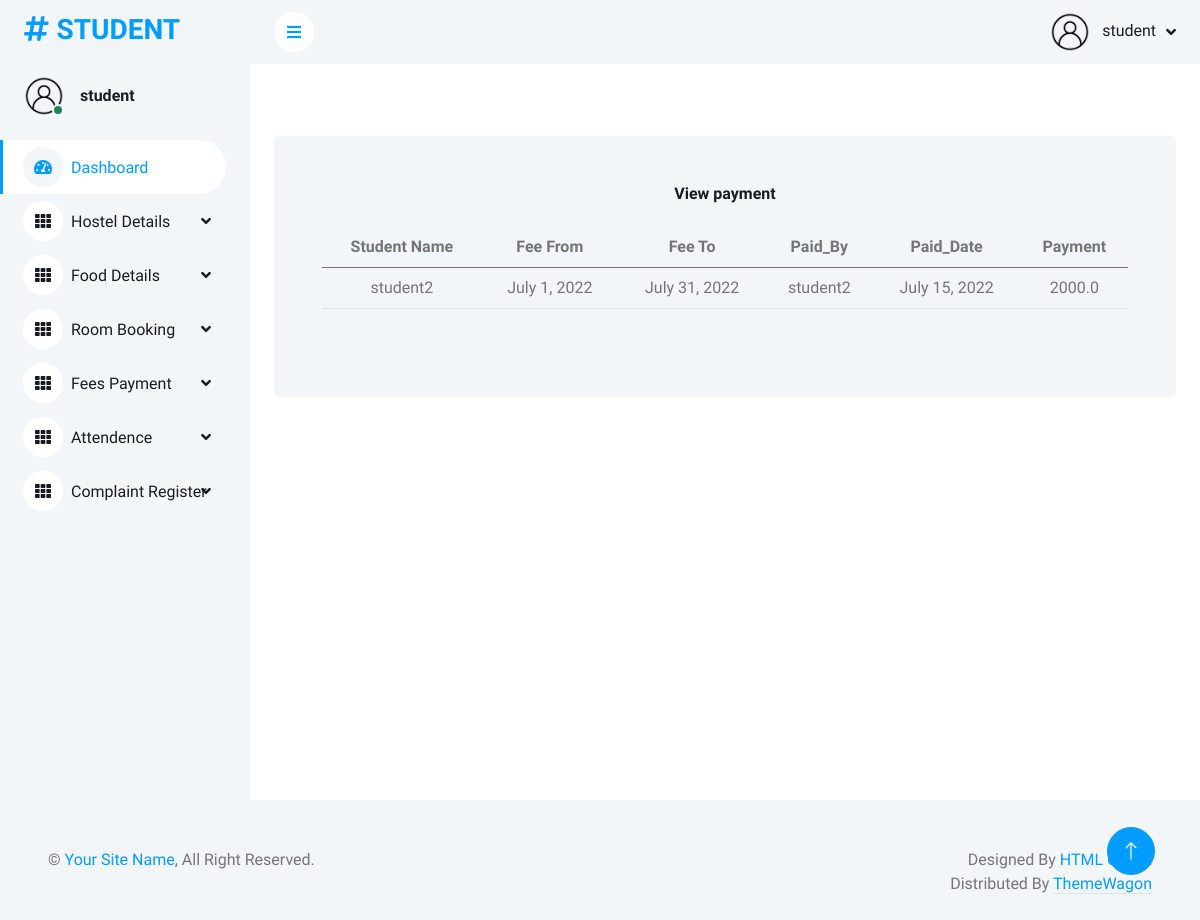
The app's page /view_payments (signed in) with its own data.
### app/models.py (models this page shows)
class Login(AbstractUser):
    is_parent = models.BooleanField(default=False)
    is_student = models.BooleanField(default=False)

class Fees(models.Model):
    student = models.ForeignKey(Student, on_delete=models.CASCADE)
    from_date = models.DateField(null=True)
    to_date = models.DateField(null=True)
    room_rent = models.FloatField(default=0)
    mess_bill = models.FloatField(default=0)
    amount = models.FloatField(default=0)
    status = models.BooleanField(default=False)
    paid_by = models.CharField(max_length=100)
    paid_date = models.DateField(null=True)
    payment = models.CharField(max_length=100)
    def get_total(self):
        return self.room_rent + self.mess_bill

class Student(models.Model):
    user = models.OneToOneField(Login, on_delete=models.CASCADE, primary_key=True, related_name='student')
    name = models.CharField(max_length=50)
    address = models.TextField()
    contact_no = models.IntegerField()
    email = models.EmailField()
    approval_status = models.BooleanField(default=0)
    image = models.ImageField(upload_to='profile', null=True)
    seen = models.BooleanField(default=False)
    def __str__(self):
        return self.name

### app/studentviews.py (the view)
@login_required(login_url='login')
def view_payment(request):
    u = Student.objects.get(user=request.user)
    data = Fees.objects.filter(student=u,status=1)
    return render(request, 'student_temp/payment_details.html', {'data': data})

### templates/student_temp/payment_details.html
<!DOCTYPE html>
{% extends 'student_temp/student_home.html' %}
{% block content %}
{% load static %}
<div class="col-12">
    <div class="bg-light rounded h-100 p-4">
        <h6 class="mb-4">View payment</h6>
        <div class="table-responsive">
            <table class="table">
                <thead>
                <tr>
                    <th scope="col">Student Name</th>
                    <th scope="col">Fee From</th>
                    <th scope="col">Fee To</th>
                    <th scope="col">Paid_By</th>
                    <th scope="col">Paid_Date</th>
                    <th scope="col">Payment</th>
                </tr>
                </thead>
                <tbody>
                {% for i in data %}
                <tr>
                    <td>{{i.student}}</td>
                    <td>{{i.from_date}}</td>
                    <td>{{i.to_date}}</td>
                    <td>{{i.paid_by}}</td>
                    <td>{{i.paid_date}}</td>
                    <td>{{i.payment}}</td>
                </tr>
                </tbody>
                {% endfor %}
            </table>
        </div>
{% endblock %}

### templates/student_temp/student_home.html (shortened to what this page needs)
<!DOCTYPE html>
{% load static %}
<html lang="en">
<head>
    <link href="https://cdnjs.cloudflare.com/ajax/libs/font-awesome/5.10.0/css/all.min.css" rel="stylesheet">
    <link href="https://cdn.jsdelivr.net/npm/bootstrap-icons@1.4.1/font/bootstrap-icons.css" rel="stylesheet">
    <link href="{% static 'assets1/lib/owlcarousel/assets/owl.carousel.min.css' %}" rel="stylesheet">
    <link href="{% static 'assets1/lib/tempusdominus/css/tempusdominus-bootstrap-4.min.css' %}" rel="stylesheet" />
    <link href="{% static 'assets1/css/bootstrap.min.css' %}" rel="stylesheet">
    <link href="{% static 'assets1/css/style.css' %}" rel="stylesheet">
</head>
<body>
    <div class="container-xxl position-relative bg-white d-flex p-0">
        <div class="sidebar pe-4 pb-3">
            <nav class="navbar bg-light navbar-light">
                <a href="{% url 'student_home' %}" class="navbar-brand mx-4 mb-3">
                    <h3 class="text-primary"><i class="fa fa-hashtag me-2"></i>STUDENT</h3>
                </a>
                <div class="d-flex align-items-center ms-4 mb-4">
                    <div class="position-relative">
                        <img class="rounded-circle" src="{% static 'assets1/img/profile.jpg' %}" alt="" style="width: 40px; height: 40px;">
                        <div class="bg-success rounded-circle border border-2 border-white position-absolute end-0 bottom-0 p-1"></div>
                    </div>
                    <div class="ms-3">
                        <h6 class="mb-0">{{request.user}}</h6>
                    </div>
                </div>
                <div class="navbar-nav w-100">
                    <a href="{% url 'dashboard2' %}" class="nav-item nav-link active"><i class="fa fa-tachometer-alt me-2"></i>Dashboard</a>
                    <div class="nav-item dropdown">
                        <a href="#" class="nav-link dropdown-toggle" data-bs-toggle="dropdown"><i class="fa fa-th me-2">
                        </i>Hostel Details</a>
                    </div>
                    <div class="nav-item dropdown">
                        <a href="#" class="nav-link dropdown-toggle" data-bs-toggle="dropdown"><i class="fa fa-th me-2">
                        </i>Food Details</a>
                    </div>
                    <div class="nav-item dropdown">
                        <a href="#" class="nav-link dropdown-toggle" data-bs-toggle="dropdown"><i class="fa fa-th me-2">
                        </i>Room Booking</a>
                    </div>
                    <div class="nav-item dropdown">
                        <a href="#" class="nav-link dropdown-toggle" data-bs-toggle="dropdown"><i class="fa fa-th me-2">
                        </i>Fees Payment</a>
                    </div>
                    <div class="nav-item dropdown">
                        <a href="#" class="nav-link dropdown-toggle" data-bs-toggle="dropdown"><i class="fa fa-th me-2">
                        </i>Attendence</a>
                    </div>
                    <div class="nav-item dropdown">
                        <a href="#" class="nav-link dropdown-toggle" data-bs-toggle="dropdown"><i class="fa fa-th me-2">
                        </i>Complaint Register</a>
                </div>
                </div>
            </nav>
        </div>
        <div class="content">
            <nav class="navbar navbar-expand bg-light navbar-light sticky-top px-4 py-0">
                <a href="#" class="sidebar-toggler flex-shrink-0">
                    <i class="fa fa-bars"></i>
                </a>
                <div class="navbar-nav align-items-center ms-auto">
                    <div class="nav-item dropdown">
                        <a href="#" class="nav-link dropdown-toggle" data-bs-toggle="dropdown">
                            <img class="rounded-circle me-lg-2" src="{% static 'assets1/img/profile.jpg' %}" alt="" style="width: 40px; height: 40px;">
                            <span class="d-none d-lg-inline-flex">{{request.user}}</span>
                        </a>
                    </div>
                </div>
            </nav>
            <div class="container-fluid pt-4 px-4">
                <div class="row g-4">
                </div>
            </div>
            <div class="container-fluid pt-4 px-4">
                <div class="row g-4">
                </div>
            </div>
            <div class="container-fluid pt-4 px-4">
                <div class="bg-light text-center rounded p-4">
                    {% block content %}{% endblock %}
                </div>
            </div>
            <div class="container-fluid pt-4 px-4">
                    </div>
                            </div>
                        </div>
                    </div>
                </div>
            <footer>
            <div class="container-fluid pt-4 px-4">
                <div class="bg-light rounded-top p-4">
                    <div class="row">
                        <div class="col-12 col-sm-6 text-center text-sm-start">
                            &copy; <a href="#">Your Site Name</a>, All Right Reserved.
                        </div>
                        <div class="col-12 col-sm-6 text-center text-sm-end">
                            Designed By <a href="https://htmlcodex.com">HTML Codex</a>
                        Distributed By <a class="border-bottom" href="https://themewagon.com" target="_blank">ThemeWagon</a>
                        </div>
                    </div>
                </div>
            </div>
    </footer>
        <a href="#" class="btn btn-lg btn-primary btn-lg-square back-to-top"><i class="bi bi-arrow-up"></i></a>
</body>
</html>

### static/assets1/css/style.css (style rules this page uses)
:root { --primary: #009CFF; --light: #F3F6F9; --dark: #191C24; }
.back-to-top { position: fixed; display: none; right: 45px; bottom: 45px; z-index: 99; }
.btn { transition: .5s; }
.btn.btn-primary { color: #FFFFFF; }
.btn-lg-square { width: 48px; height: 48px; }
.btn-square, .btn-sm-square, .btn-lg-square { padding: 0; display: inline-flex; align-items: center; justify-content: center; font-weight: normal; border-radius: 50px; }
.sidebar { position: fixed; top: 0; left: 0; bottom: 0; width: 250px; height: 100vh; overflow-y: auto; background: var(--light); transition: 0.5s; z-index: 999; }
.content { margin-left: 250px; min-height: 100vh; background: #FFFFFF; transition: 0.5s; }
@media (min-width: 992px) { .sidebar { margin-left: 0; } }
@media (min-width: 992px) { .content { width: calc(100% - 250px); } }
.sidebar .navbar .navbar-nav .nav-link { padding: 7px 20px; color: var(--dark); font-weight: 500; border-left: 3px solid var(--light); border-radius: 0 30px 30px 0; outline: none; }
.sidebar .navbar .navbar-nav .nav-link:hover, .sidebar .navbar .navbar-nav .nav-link.active { color: var(--primary); background: #FFFFFF; border-color: var(--primary); }
.sidebar .navbar .navbar-nav .nav-link i { width: 40px; height: 40px; display: inline-flex; align-items: center; justify-content: center; background: #FFFFFF; border-radius: 40px; }
.sidebar .navbar .navbar-nav .nav-link:hover i, .sidebar .navbar .navbar-nav .nav-link.active i { background: var(--light); }
.sidebar .navbar .dropdown-toggle::after { position: absolute; top: 15px; right: 15px; border: none; content: "\f107"; font-family: "Font Awesome 5 Free"; font-weight: 900; transition: .5s; }
.content .navbar .navbar-nav .nav-link { margin-left: 25px; padding: 12px 0; color: var(--dark); outline: none; }
.content .navbar .sidebar-toggler, .content .navbar .navbar-nav .nav-link i { width: 40px; height: 40px; display: inline-flex; align-items: center; justify-content: center; background: #FFFFFF; border-radius: 40px; }
.content .navbar .dropdown-toggle::after { margin-left: 6px; vertical-align: middle; border: none; content: "\f107"; font-family: "Font Awesome 5 Free"; font-weight: 900; transition: .5s; }

### records on screen
Login: user "student"
Fees: student "student2", from_date "July 1, 2022", to_date "July 31, 2022", paid_by "student2", paid_date "July 15, 2022", payment "2000.0"
